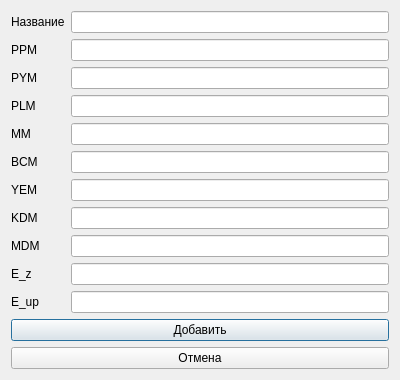
<?xml version="1.0" encoding="UTF-8"?>
<ui version="4.0">
 <class>Form</class>
 <widget class="QDialog" name="Form">
  <property name="windowModality">
   <enum>Qt::ApplicationModal</enum>
  </property>
  <property name="geometry">
   <rect>
    <x>0</x>
    <y>0</y>
    <width>400</width>
    <height>338</height>
   </rect>
  </property>
  <property name="windowTitle">
   <string>Form</string>
  </property>
  <layout class="QVBoxLayout" name="verticalLayout_2">
   <item>
    <layout class="QFormLayout" name="formLayout">
     <item row="4" column="0">
      <widget class="QLabel" name="label">
       <property name="text">
        <string>MM</string>
       </property>
      </widget>
     </item>
     <item row="3" column="0">
      <widget class="QLabel" name="label_4">
       <property name="text">
        <string>PLM</string>
       </property>
      </widget>
     </item>
     <item row="2" column="0">
      <widget class="QLabel" name="label_3">
       <property name="text">
        <string>PYM</string>
       </property>
      </widget>
     </item>
     <item row="1" column="0">
      <widget class="QLabel" name="label_2">
       <property name="text">
        <string>PPM</string>
       </property>
      </widget>
     </item>
     <item row="1" column="1">
      <widget class="QLineEdit" name="lineEditPPM"/>
     </item>
     <item row="2" column="1">
      <widget class="QLineEdit" name="lineEditPYM"/>
     </item>
     <item row="3" column="1">
      <widget class="QLineEdit" name="lineEditPLM"/>
     </item>
     <item row="4" column="1">
      <widget class="QLineEdit" name="lineEditMM"/>
     </item>
     <item row="0" column="0">
      <widget class="QLabel" name="label_5">
       <property name="text">
        <string>Название</string>
       </property>
      </widget>
     </item>
     <item row="5" column="0">
      <widget class="QLabel" name="label_6">
       <property name="text">
        <string>BCM</string>
       </property>
      </widget>
     </item>
     <item row="6" column="0">
      <widget class="QLabel" name="label_7">
       <property name="text">
        <string>YEM</string>
       </property>
      </widget>
     </item>
     <item row="7" column="0">
      <widget class="QLabel" name="label_8">
       <property name="text">
        <string>KDM</string>
       </property>
      </widget>
     </item>
     <item row="5" column="1">
      <widget class="QLineEdit" name="lineEditBCM"/>
     </item>
     <item row="6" column="1">
      <widget class="QLineEdit" name="lineEditYEM"/>
     </item>
     <item row="7" column="1">
      <widget class="QLineEdit" name="lineEditKDM"/>
     </item>
     <item row="0" column="1">
      <widget class="QLineEdit" name="lineEditName"/>
     </item>
     <item row="9" column="0">
      <widget class="QLabel" name="label_9">
       <property name="text">
        <string>E_z</string>
       </property>
      </widget>
     </item>
     <item row="10" column="0">
      <widget class="QLabel" name="label_10">
       <property name="text">
        <string>E_up</string>
       </property>
      </widget>
     </item>
     <item row="9" column="1">
      <widget class="QLineEdit" name="lineEditEz"/>
     </item>
     <item row="10" column="1">
      <widget class="QLineEdit" name="lineEditEup"/>
     </item>
     <item row="8" column="0">
      <widget class="QLabel" name="label_11">
       <property name="text">
        <string>MDM</string>
       </property>
      </widget>
     </item>
     <item row="8" column="1">
      <widget class="QLineEdit" name="lineEditMDM"/>
     </item>
    </layout>
   </item>
   <item>
    <widget class="QPushButton" name="pushButtonAdd">
     <property name="text">
      <string>Добавить</string>
     </property>
    </widget>
   </item>
   <item>
    <widget class="QPushButton" name="pushButtonClose">
     <property name="text">
      <string>Отмена</string>
     </property>
    </widget>
   </item>
   <item>
    <spacer name="verticalSpacer">
     <property name="orientation">
      <enum>Qt::Vertical</enum>
     </property>
     <property name="sizeHint" stdset="0">
      <size>
       <width>20</width>
       <height>40</height>
      </size>
     </property>
    </spacer>
   </item>
  </layout>
 </widget>
 <tabstops>
  <tabstop>lineEditName</tabstop>
  <tabstop>lineEditPPM</tabstop>
  <tabstop>lineEditPYM</tabstop>
  <tabstop>lineEditPLM</tabstop>
  <tabstop>lineEditMM</tabstop>
  <tabstop>lineEditBCM</tabstop>
  <tabstop>lineEditYEM</tabstop>
  <tabstop>lineEditKDM</tabstop>
  <tabstop>lineEditEz</tabstop>
  <tabstop>lineEditEup</tabstop>
  <tabstop>pushButtonAdd</tabstop>
  <tabstop>pushButtonClose</tabstop>
 </tabstops>
 <resources/>
 <connections/>
</ui>
